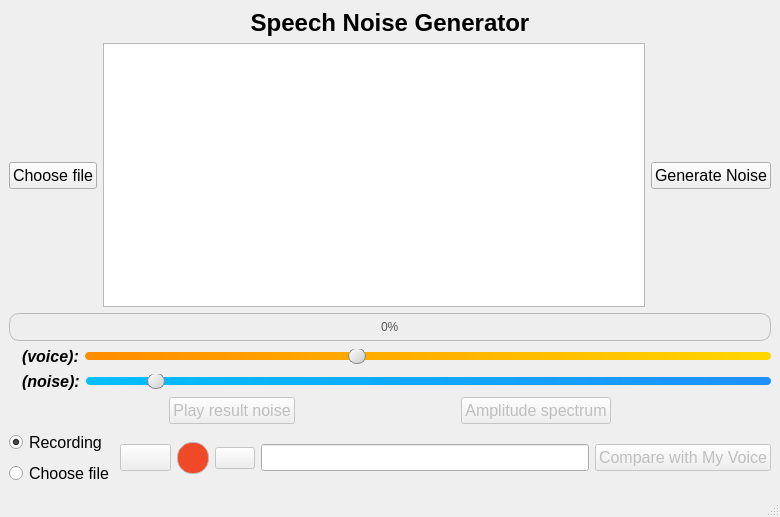
<?xml version="1.0" encoding="UTF-8"?>
<ui version="4.0">
 <class>MainWindow</class>
 <widget class="QMainWindow" name="MainWindow">
  <property name="geometry">
   <rect>
    <x>0</x>
    <y>0</y>
    <width>780</width>
    <height>517</height>
   </rect>
  </property>
  <property name="windowTitle">
   <string>Speech Noise Generator</string>
  </property>
  <property name="windowIcon">
   <iconset resource="../resources.qrc">
    <normaloff>:/icons/iconsApp/generator_noise_app.png</normaloff>:/icons/iconsApp/generator_noise_app.png</iconset>
  </property>
  <widget class="QWidget" name="centralwidget">
   <layout class="QVBoxLayout" name="verticalLayout_2">
    <item>
     <widget class="QLabel" name="titleLabel">
      <property name="font">
       <font>
        <family>Segoe UI</family>
        <pointsize>18</pointsize>
        <bold>true</bold>
       </font>
      </property>
      <property name="text">
       <string>Speech Noise Generator</string>
      </property>
      <property name="alignment">
       <set>Qt::AlignmentFlag::AlignCenter</set>
      </property>
     </widget>
    </item>
    <item>
     <layout class="QGridLayout" name="gridLayout">
      <item row="1" column="0">
       <widget class="QPushButton" name="btnChooseFile">
        <property name="sizePolicy">
         <sizepolicy hsizetype="Minimum" vsizetype="Preferred">
          <horstretch>0</horstretch>
          <verstretch>0</verstretch>
         </sizepolicy>
        </property>
        <property name="font">
         <font>
          <pointsize>12</pointsize>
         </font>
        </property>
        <property name="text">
         <string>Choose file</string>
        </property>
        <property name="icon">
         <iconset resource="../resources.qrc">
          <normaloff>:/icons/iconsApp/file.png</normaloff>:/icons/iconsApp/file.png</iconset>
        </property>
        <property name="iconSize">
         <size>
          <width>20</width>
          <height>20</height>
         </size>
        </property>
       </widget>
      </item>
      <item row="0" column="0">
       <spacer name="verticalSpacer_2">
        <property name="orientation">
         <enum>Qt::Orientation::Vertical</enum>
        </property>
        <property name="sizeHint" stdset="0">
         <size>
          <width>20</width>
          <height>28</height>
         </size>
        </property>
       </spacer>
      </item>
      <item row="1" column="2" alignment="Qt::AlignmentFlag::AlignHCenter">
       <widget class="QPushButton" name="generateButton">
        <property name="sizePolicy">
         <sizepolicy hsizetype="Preferred" vsizetype="Preferred">
          <horstretch>0</horstretch>
          <verstretch>0</verstretch>
         </sizepolicy>
        </property>
        <property name="font">
         <font>
          <family>Segoe UI</family>
          <pointsize>12</pointsize>
         </font>
        </property>
        <property name="text">
         <string>Generate Noise</string>
        </property>
        <property name="icon">
         <iconset resource="../resources.qrc">
          <normaloff>:/icons/iconsApp/Generator.png</normaloff>:/icons/iconsApp/Generator.png</iconset>
        </property>
        <property name="iconSize">
         <size>
          <width>20</width>
          <height>20</height>
         </size>
        </property>
       </widget>
      </item>
      <item row="2" column="0">
       <spacer name="verticalSpacer_3">
        <property name="orientation">
         <enum>Qt::Orientation::Vertical</enum>
        </property>
        <property name="sizeHint" stdset="0">
         <size>
          <width>20</width>
          <height>28</height>
         </size>
        </property>
       </spacer>
      </item>
      <item row="0" column="1" rowspan="3">
       <widget class="QListWidget" name="listWidget">
        <property name="sizePolicy">
         <sizepolicy hsizetype="Expanding" vsizetype="Expanding">
          <horstretch>0</horstretch>
          <verstretch>0</verstretch>
         </sizepolicy>
        </property>
        <property name="minimumSize">
         <size>
          <width>500</width>
          <height>0</height>
         </size>
        </property>
        <property name="viewMode">
         <enum>QListView::ViewMode::ListMode</enum>
        </property>
       </widget>
      </item>
      <item row="0" column="2">
       <spacer name="verticalSpacer">
        <property name="orientation">
         <enum>Qt::Orientation::Vertical</enum>
        </property>
        <property name="sizeHint" stdset="0">
         <size>
          <width>20</width>
          <height>28</height>
         </size>
        </property>
       </spacer>
      </item>
      <item row="3" column="0" colspan="3">
       <widget class="QProgressBar" name="progressBar">
        <property name="sizePolicy">
         <sizepolicy hsizetype="Expanding" vsizetype="Fixed">
          <horstretch>0</horstretch>
          <verstretch>0</verstretch>
         </sizepolicy>
        </property>
        <property name="styleSheet">
         <string notr="true">/* Biểu quét nền của progress bar */
QProgressBar {
    border: 1px solid #bbb;
    border-radius: 10px;
    background-color: #eee;
    text-align: center;
    padding: 2px;
    font: 14px &quot;Segoe UI&quot;, sans-serif;
    color: #555;
}

/* Phần fill của progress bar */
QProgressBar::chunk {
    border-radius: 10px;
    background: qlineargradient(
        x1:0, y1:0, x2:1, y2:0,
        stop:0 #6a9ef7, stop:0.5 #4a7cf3, stop:1 #3362dd
    );
    margin: 0px 1px;    /* khoảng cách giữa các chunk để tạo hiệu ứng vân sóng */
}

/* Hiệu ứng khi hover lên bar */
QProgressBar:hover {
    background-color: #e0e0e0;
}

/* Hiệu ứng khi progress đạt 100% */
QProgressBar[maximum=&quot;100&quot;][value=&quot;100&quot;]::chunk {
    background: qlineargradient(
        x1:0, y1:0, x2:1, y2:0,
        stop:0 #61d742, stop:0.5 #4fb73a, stop:1 #3da832
    );
}
</string>
        </property>
        <property name="value">
         <number>0</number>
        </property>
       </widget>
      </item>
     </layout>
    </item>
    <item>
     <layout class="QVBoxLayout" name="sliderLayout">
      <item>
       <layout class="QHBoxLayout" name="voiceVolumeLayout">
        <item>
         <widget class="QLabel" name="label">
          <property name="text">
           <string/>
          </property>
          <property name="pixmap">
           <pixmap resource="../resources.qrc">:/icons/iconsApp/volume-2.png</pixmap>
          </property>
          <property name="scaledContents">
           <bool>true</bool>
          </property>
         </widget>
        </item>
        <item>
         <widget class="QLabel" name="voiceVolumeLabel">
          <property name="font">
           <font>
            <family>Segoe UI</family>
            <pointsize>12</pointsize>
            <italic>true</italic>
            <bold>true</bold>
           </font>
          </property>
          <property name="text">
           <string>(voice):</string>
          </property>
          <property name="textFormat">
           <enum>Qt::TextFormat::AutoText</enum>
          </property>
          <property name="scaledContents">
           <bool>false</bool>
          </property>
         </widget>
        </item>
        <item>
         <widget class="QSlider" name="voiceVolumeSlider">
          <property name="styleSheet">
           <string notr="true">
                        QSlider::groove:horizontal { height: 8px; margin: 0px; background: qlineargradient(x1:0, y1:0, x2:1, y2:0, stop:0 #ff8c00, stop:1 #ffd700); border-radius: 4px; }
                        QSlider::handle:horizontal { background: qlineargradient(x1:0, y1:0, x2:1, y2:1, stop:0 #ffffff, stop:1 #cccccc); border: 1px solid #888; width: 16px; margin: -4px 0; border-radius: 8px; }
                      </string>
          </property>
          <property name="minimum">
           <number>1</number>
          </property>
          <property name="maximum">
           <number>100</number>
          </property>
          <property name="value">
           <number>40</number>
          </property>
          <property name="orientation">
           <enum>Qt::Orientation::Horizontal</enum>
          </property>
         </widget>
        </item>
       </layout>
      </item>
      <item>
       <layout class="QHBoxLayout" name="noiseVolumeLayout">
        <item>
         <widget class="QLabel" name="label_2">
          <property name="text">
           <string/>
          </property>
          <property name="pixmap">
           <pixmap resource="../resources.qrc">:/icons/iconsApp/volume-2.png</pixmap>
          </property>
          <property name="scaledContents">
           <bool>true</bool>
          </property>
         </widget>
        </item>
        <item>
         <widget class="QLabel" name="noiseVolumeLabel">
          <property name="font">
           <font>
            <family>Segoe UI</family>
            <pointsize>12</pointsize>
            <italic>true</italic>
            <bold>true</bold>
           </font>
          </property>
          <property name="text">
           <string>(noise):</string>
          </property>
         </widget>
        </item>
        <item>
         <widget class="QSlider" name="noiseVolumeSlider">
          <property name="styleSheet">
           <string notr="true">
                        QSlider::groove:horizontal { height: 8px; margin: 0px; background: qlineargradient(x1:0, y1:0, x2:1, y2:0, stop:0 #00bfff, stop:1 #1e90ff); border-radius: 4px; }
                        QSlider::handle:horizontal { background: qlineargradient(x1:0, y1:0, x2:1, y2:1, stop:0 #ffffff, stop:1 #cccccc); border: 1px solid #888; width: 16px; margin: -4px 0; border-radius: 8px; }
                      </string>
          </property>
          <property name="minimum">
           <number>1</number>
          </property>
          <property name="maximum">
           <number>100</number>
          </property>
          <property name="value">
           <number>10</number>
          </property>
          <property name="orientation">
           <enum>Qt::Orientation::Horizontal</enum>
          </property>
         </widget>
        </item>
       </layout>
      </item>
     </layout>
    </item>
    <item>
     <layout class="QHBoxLayout" name="horizontalLayout">
      <item>
       <spacer name="horizontalSpacer">
        <property name="orientation">
         <enum>Qt::Orientation::Horizontal</enum>
        </property>
        <property name="sizeHint" stdset="0">
         <size>
          <width>40</width>
          <height>20</height>
         </size>
        </property>
       </spacer>
      </item>
      <item>
       <widget class="QPushButton" name="playNoiseButton">
        <property name="enabled">
         <bool>false</bool>
        </property>
        <property name="sizePolicy">
         <sizepolicy hsizetype="Minimum" vsizetype="Preferred">
          <horstretch>0</horstretch>
          <verstretch>0</verstretch>
         </sizepolicy>
        </property>
        <property name="font">
         <font>
          <pointsize>12</pointsize>
         </font>
        </property>
        <property name="text">
         <string>Play result noise</string>
        </property>
        <property name="icon">
         <iconset resource="../resources.qrc">
          <normaloff>:/icons/iconsApp/play-circle.png</normaloff>:/icons/iconsApp/play-circle.png</iconset>
        </property>
       </widget>
      </item>
      <item>
       <spacer name="horizontalSpacer_3">
        <property name="orientation">
         <enum>Qt::Orientation::Horizontal</enum>
        </property>
        <property name="sizeHint" stdset="0">
         <size>
          <width>40</width>
          <height>20</height>
         </size>
        </property>
       </spacer>
      </item>
      <item>
       <widget class="QPushButton" name="showSpectrumButton">
        <property name="enabled">
         <bool>false</bool>
        </property>
        <property name="sizePolicy">
         <sizepolicy hsizetype="Minimum" vsizetype="Preferred">
          <horstretch>0</horstretch>
          <verstretch>0</verstretch>
         </sizepolicy>
        </property>
        <property name="font">
         <font>
          <family>Segoe UI</family>
          <pointsize>12</pointsize>
         </font>
        </property>
        <property name="text">
         <string>Amplitude spectrum</string>
        </property>
       </widget>
      </item>
      <item>
       <spacer name="horizontalSpacer_2">
        <property name="orientation">
         <enum>Qt::Orientation::Horizontal</enum>
        </property>
        <property name="sizeHint" stdset="0">
         <size>
          <width>40</width>
          <height>20</height>
         </size>
        </property>
       </spacer>
      </item>
     </layout>
    </item>
    <item>
     <layout class="QHBoxLayout" name="horizontalLayout_2">
      <item>
       <layout class="QVBoxLayout" name="verticalLayout">
        <item>
         <widget class="QRadioButton" name="radioButtonRecord">
          <property name="font">
           <font>
            <pointsize>12</pointsize>
           </font>
          </property>
          <property name="text">
           <string>Recording</string>
          </property>
          <property name="checked">
           <bool>true</bool>
          </property>
         </widget>
        </item>
        <item>
         <widget class="QRadioButton" name="radioButtonChoose">
          <property name="font">
           <font>
            <pointsize>12</pointsize>
           </font>
          </property>
          <property name="text">
           <string>Choose file</string>
          </property>
         </widget>
        </item>
       </layout>
      </item>
      <item>
       <widget class="QPushButton" name="btnChoose">
        <property name="enabled">
         <bool>false</bool>
        </property>
        <property name="font">
         <font>
          <pointsize>12</pointsize>
         </font>
        </property>
        <property name="text">
         <string/>
        </property>
        <property name="icon">
         <iconset resource="../resources.qrc">
          <normaloff>:/icons/iconsApp/file.png</normaloff>:/icons/iconsApp/file.png</iconset>
        </property>
        <property name="iconSize">
         <size>
          <width>30</width>
          <height>30</height>
         </size>
        </property>
       </widget>
      </item>
      <item>
       <widget class="QPushButton" name="btnRecord">
        <property name="font">
         <font>
          <pointsize>12</pointsize>
         </font>
        </property>
        <property name="styleSheet">
         <string notr="true">QPushButton {
    border-radius: 15px;
    min-width: 30px;
    min-height: 30px;
    max-width: 30px;
    max-height: 30px;
    background-color:#ef4927;
    color: #333;
    border: 1px solid #bbb;
}


/* Hiệu ứng khi rê chuột vào */
QPushButton:hover {
    background-color: #e0e0e0;
    color: #000;
    border: 1px solid #888;
}

/* Hiệu ứng khi nhấn giữ */
QPushButton:pressed {
    background-color: #d0d0d0;
    border: 1px solid #666;
}
</string>
        </property>
        <property name="text">
         <string/>
        </property>
        <property name="icon">
         <iconset resource="../resources.qrc">
          <normaloff>:/icons/iconsApp/disc.png</normaloff>:/icons/iconsApp/disc.png</iconset>
        </property>
        <property name="iconSize">
         <size>
          <width>30</width>
          <height>30</height>
         </size>
        </property>
       </widget>
      </item>
      <item>
       <widget class="QPushButton" name="btnPlayVoice">
        <property name="enabled">
         <bool>false</bool>
        </property>
        <property name="text">
         <string/>
        </property>
        <property name="icon">
         <iconset resource="../resources.qrc">
          <normaloff>:/icons/iconsApp/play.png</normaloff>:/icons/iconsApp/play.png</iconset>
        </property>
        <property name="iconSize">
         <size>
          <width>30</width>
          <height>30</height>
         </size>
        </property>
       </widget>
      </item>
      <item>
       <widget class="QLineEdit" name="pathSaveVoice">
        <property name="font">
         <font>
          <pointsize>12</pointsize>
         </font>
        </property>
        <property name="readOnly">
         <bool>true</bool>
        </property>
       </widget>
      </item>
      <item>
       <widget class="QPushButton" name="compareButton">
        <property name="enabled">
         <bool>false</bool>
        </property>
        <property name="font">
         <font>
          <pointsize>12</pointsize>
         </font>
        </property>
        <property name="text">
         <string>Compare with My Voice</string>
        </property>
       </widget>
      </item>
     </layout>
    </item>
   </layout>
  </widget>
  <widget class="QMenuBar" name="menubar">
   <property name="geometry">
    <rect>
     <x>0</x>
     <y>0</y>
     <width>780</width>
     <height>33</height>
    </rect>
   </property>
  </widget>
  <widget class="QStatusBar" name="statusbar"/>
 </widget>
 <resources>
  <include location="../resources.qrc"/>
 </resources>
 <connections/>
</ui>
